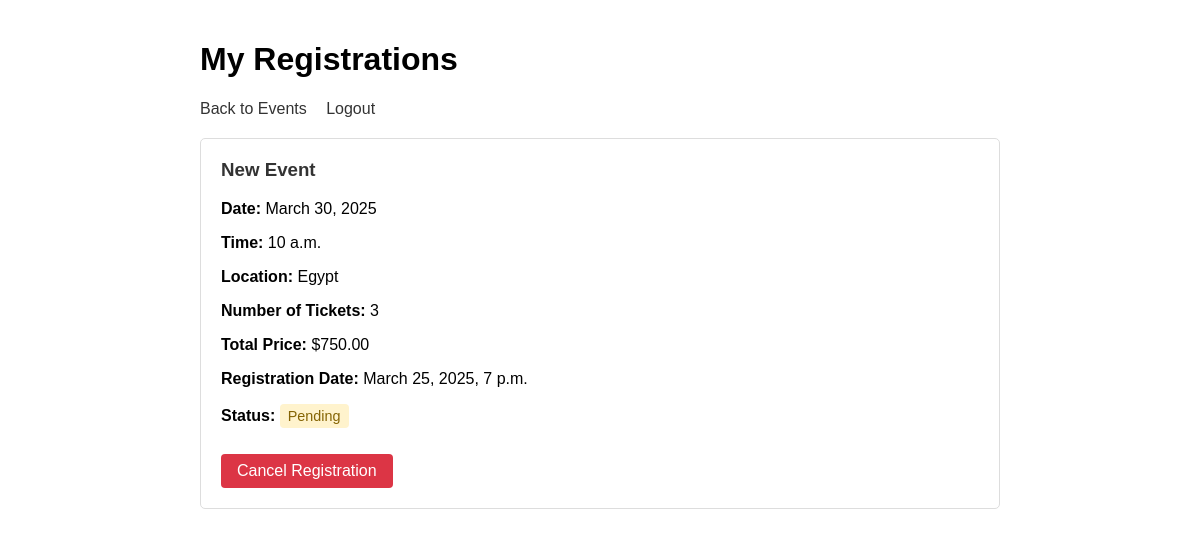
Page /my-registrations/ (signed in) on the committed database.
### event/models.py (models this page shows, shortened)
class Registration(models.Model):
    user = models.ForeignKey(User, on_delete=models.CASCADE)
    event = models.ForeignKey(Event, on_delete=models.CASCADE)
    registration_date = models.DateTimeField(auto_now_add=True)
    number_of_tickets = models.IntegerField(default=1)
    total_price = models.DecimalField(max_digits=10, decimal_places=2)
    status = models.CharField(max_length=20, choices=[
        ('pending', 'Pending'),
        ('confirmed', 'Confirmed'),
        ('cancelled', 'Cancelled')
    ], default='pending')

class Event(models.Model):
    name = models.CharField(max_length=100)
    description = models.TextField()
    location = models.CharField(max_length=100)
    date = models.DateField()
    time = models.TimeField()
    duration = models.IntegerField()
    max_tickets = models.IntegerField()
    price = models.DecimalField(max_digits=6, decimal_places=2)
    image = models.ImageField(upload_to='event_images')
    tickets_sold = models.IntegerField(default=0)

### event/views.py (the view)
# urls.py: path('my-registrations/', views.my_registrations, name='my_registrations'),
@login_required
def my_registrations(request):
    registrations = Registration.objects.filter(user=request.user)
    return render(request, 'event/my_registrations.html', {'registrations': registrations})

### event/templates/event/my_registrations.html (shortened to what this page needs)
<!DOCTYPE html>
<html>
<head>
</head>
<body>
    <div class="nav">
        <h1>My Registrations</h1>
        <a href="{% url 'home' %}">Back to Events</a>
        <a href="{% url 'logout' %}">Logout</a>
    </div>
    {% if registrations %}
        <div class="registration-list">
            {% for registration in registrations %}
                <div class="registration-card">
                    <h3>{{ registration.event.name }}</h3>
                    <div class="registration-info">
                        <p><strong>Date:</strong> {{ registration.event.date }}</p>
                        <p><strong>Time:</strong> {{ registration.event.time }}</p>
                        <p><strong>Location:</strong> {{ registration.event.location }}</p>
                        <p><strong>Number of Tickets:</strong> {{ registration.number_of_tickets }}</p>
                        <p><strong>Total Price:</strong> ${{ registration.total_price }}</p>
                        <p><strong>Registration Date:</strong> {{ registration.registration_date }}</p>
                        <p><strong>Status:</strong>
                            <span class="status status-{{ registration.status }}">
                                {{ registration.status|title }}
                            </span>
                        </p>
                    </div>
                    {% if registration.status != 'cancelled' %}
                        <a href="{% url 'cancel_registration' registration.id %}" class="btn"
                           onclick="return confirm('Are you sure you want to cancel this registration?')">
                            Cancel Registration
                        </a>
                    {% endif %}
                </div>
            {% endfor %}
        </div>
    {% else %}
        <div class="no-registrations">
            <h2>No Registrations Yet</h2>
            <p>You haven't registered for any events yet.</p>
            <a href="{% url 'home' %}" class="btn" style="background-color: #007bff;">Browse Events</a>
        </div>
    {% endif %}
</body>
</html>

### event/templates/event/my_registrations.html (style rules this page uses)
body { font-family: Arial, sans-serif; max-width: 800px; margin: 0 auto; padding: 20px; }
.nav { margin-bottom: 20px; }
.nav a { margin-right: 15px; text-decoration: none; color: #333; }
.registration-list { display: grid; gap: 20px; }
.registration-card { border: 1px solid #ddd; padding: 20px; border-radius: 5px; }
.registration-card h3 { margin-top: 0; color: #333; }
.registration-info { margin: 10px 0; }
.status { display: inline-block; padding: 4px 8px; border-radius: 4px; font-size: 0.9em; }
.status-pending { background-color: #fff3cd; color: #856404; }
.btn { display: inline-block; padding: 8px 16px; background-color: #dc3545; color: white; text-decoration: none; border-radius: 4px; margin-top: 10px; }

### rows in the picture
Registration: event.name "New Event", event "March 30, 2025", event.time "10 a.m.", event.location "Egypt", number_of_tickets "3", total_price "750.00", registration_date "March 25, 2025, 7 p.m.", status "Pending", shows "Cancel Registration"
